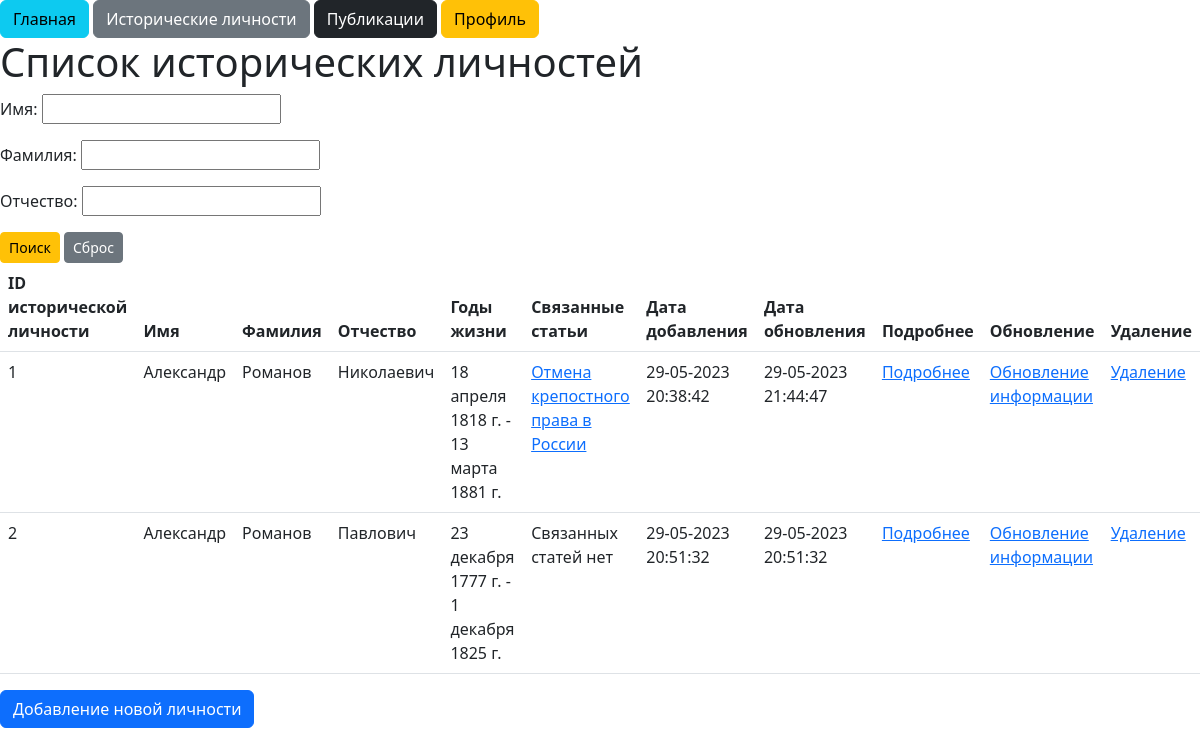
/persons/ (signed in), run on an earlier commit of the app's database.
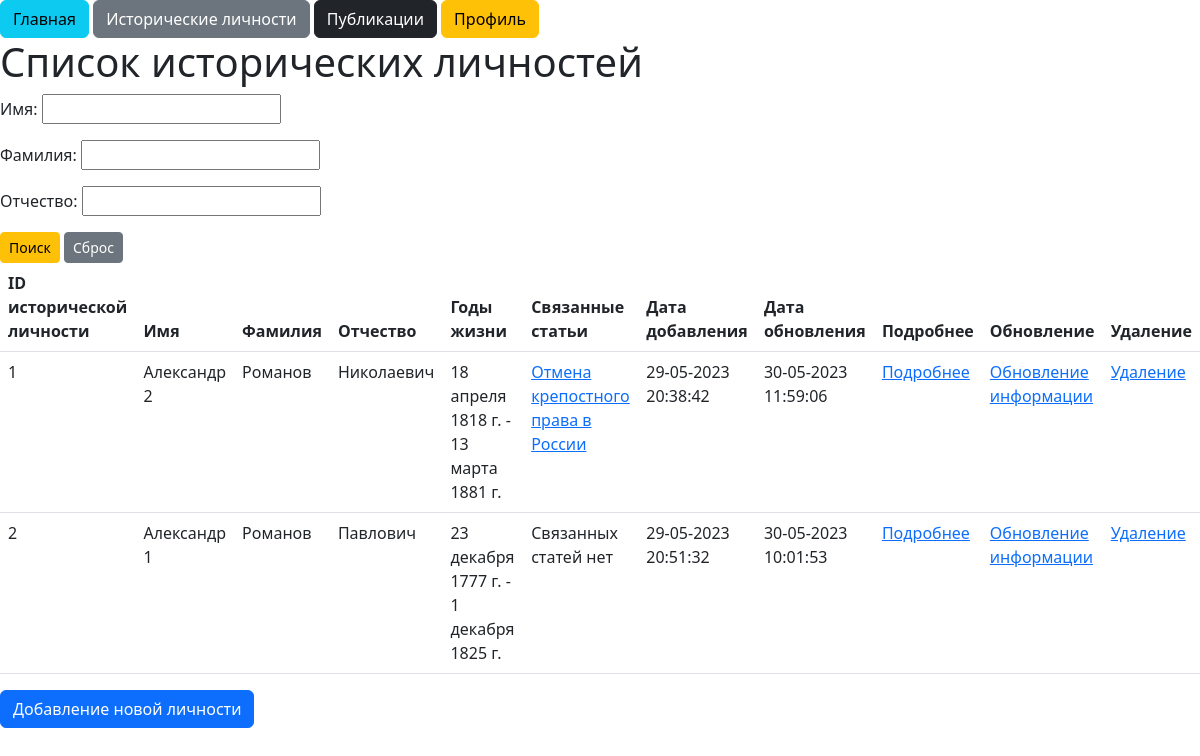
And on a later commit of the database.
### core/models.py (models this page shows, shortened)
class Person(models.Model):
    surname = models.CharField(max_length=255, verbose_name='Фамилия', )
    name = models.CharField(max_length=255, verbose_name='Имя', )
    patronymic = models.CharField(max_length=255, verbose_name='Отчество', blank=True, )
    birthday = models.DateField(verbose_name='Дата рождения', null=True, )
    deathday = models.DateField(verbose_name='Дата смерти', blank=True, null=True)
    photo = models.ImageField(upload_to='photos/%Y/%m/%d/', verbose_name='Фотография личности', blank=True, )
    bio = models.TextField(verbose_name='Текст публикации', blank=True, )
    time_publish = models.DateTimeField(auto_now_add=True, verbose_name='Дата публикации', null=True, )
    time_update = models.DateTimeField(auto_now=True, verbose_name='Дата обновления', null=True, )
    class Meta:
        ordering = ["surname"]
        verbose_name = "Историческая личность"

### core/views.py (the view)
# urls.py: path('persons/', views.PersonList.as_view(), name='persons'),
class PersonList(TitleMixin, ListView):
    model = models.Person
    template_name = 'core/person_list.html'
    context_object_name = 'persons'
    title = 'Список личностей'
    def get_filters(self):
        return filters.PersonSearch(self.request.GET)
    def get_queryset(self):
        return self.get_filters().qs
    def get_context_data(self, **kwargs):
        context = super().get_context_data(**kwargs)
        context['filter'] = self.get_filters()
        return context

### core/datatools/index.py (called while the page is built)
    def get_title(self):
        return self.title

    def get_context_data(self, **kwargs):
        context = super().get_context_data(**kwargs)
        context["title"] = self.get_title()
        return context

### core/models.py (called while the page is built)
    def __str__(self):
        return f"{self.title}"

### core/templates/core/person_list.html (shortened to what this page needs)
{% extends 'core/base.html' %}
{% block content %}
    {% if request.user.is_authenticated %}
        <h1>Список исторических личностей</h1>
        <form method="GET">
            {{ filter.form.as_p }}
            <button class="btn btn-warning btn-sm" type="submit" role="button">Поиск</button>
            <a class="btn btn-secondary btn-sm" href="{% url 'core:persons' %}" role="button">Сброс</a>
        </form>
        <table class="table">
            <thead>
            <tr>
                {% if request.user.is_superuser %}
                    <th scope="col">ID исторической личности</th>
                {% endif %}
                <th scope="col">Имя</th>
                <th scope="col">Фамилия</th>
                <th scope="col">Отчество</th>
                <th scope="col">Годы жизни</th>
                <th scope="col">Связанные статьи</th>
                <th scope="col">Дата добавления</th>
                <th scope="col">Дата обновления</th>
                <th scope="col">Подробнее</th>
                {% if request.user.is_superuser %}
                    <th scope="col">Обновление</th>
                    <th scope="col">Удаление</th>
                {% endif %}
            </tr>
            </thead>
            {% for person in persons %}
                <tbody>
                <tr>
                    {% if request.user.is_superuser %}
                        <td>{{ person.pk }}</td>
                    {% endif %}
                    <td>{{ person.name.title }}</td>
                    <td>{{ person.surname.title }}</td>
                    <td>{{ person.patronymic.title }}</td>
                    <td>{{ person.birthday }} - {{ person.deathday }}</td>
                    {% for publication in person.publication.all %}
                        <td><a href="{% url 'core:publication_detail' publication.pk %}" role="button"> {{ publication }}</a></td>
                    {% empty %}
                        <td>Связанных статей нет</td>
                    {% endfor %}
                    <td>{{ person.time_publish|date:"d-m-Y H:i:s" }}</td>
                    <td>{{ person.time_update|date:"d-m-Y H:i:s" }}</td>
                    <td><a href="{% url 'core:person_detail' person.pk %}" role="button">Подробнее</a></td>
                    {% if request.user.is_superuser %}
                        <td><a href="{% url 'core:person_update' person.pk %}" role="button">Обновление информации</a>
                        </td>
                        <td><a href="{% url 'core:person_delete' person.pk %}" role="button">Удаление</a>
                        </td>
                    {% endif %}
                </tr>
                </tbody>
            {% empty %}
                <h3>Список пуст</h3>
            {% endfor %}
        </table>
        {% if request.user.is_superuser %}
            <a class="btn btn-primary" href="{% url 'core:person_create' %}" role="button">Добавление новой личности</a>
        {% endif %}
    {% endif %}
{% endblock %}

What changed in the data, as far as the page shows it:
changed Person "Николаевич": name "Александр" → "Александр 2"; time_update "29-05-2023 21:44:47" → "30-05-2023 11:59:06"
changed Person "Павлович": name "Александр" → "Александр 1"; time_update "29-05-2023 20:51:32" → "30-05-2023 10:01:53"
